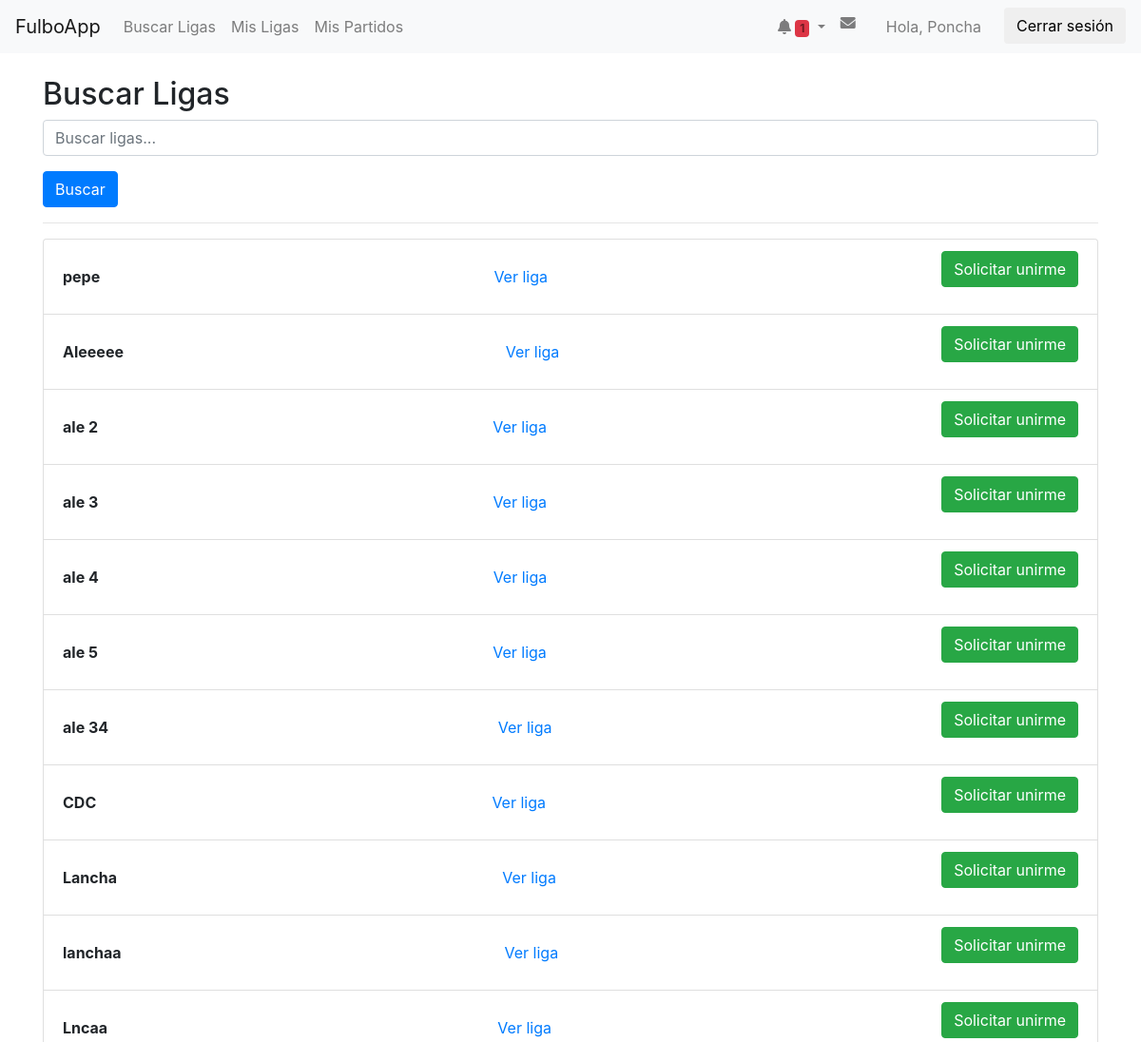
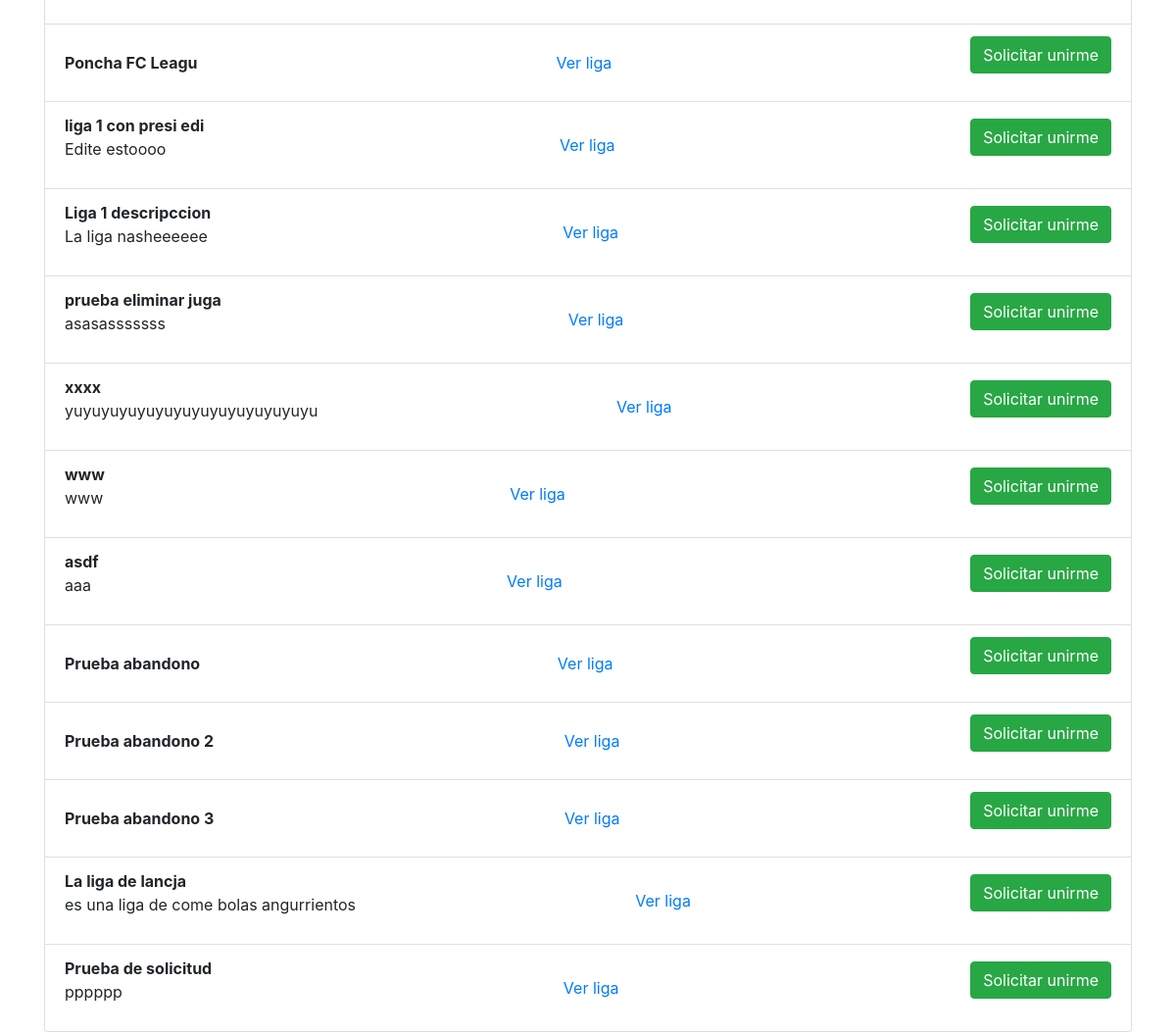
Page /AppFulbo/ligas/buscar_ligas/ (signed in) on the earlier database version (2 pictures, top to bottom).
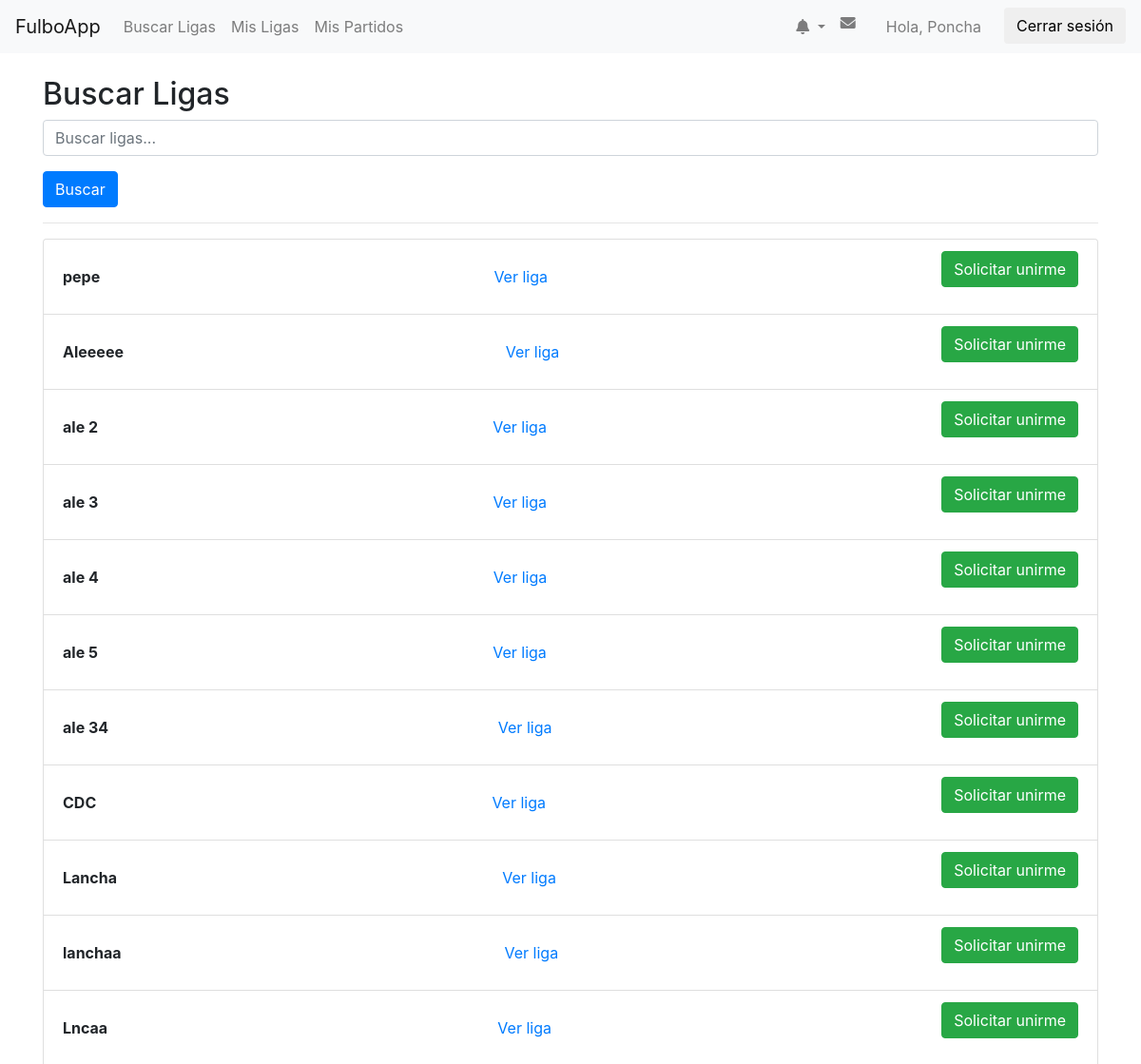
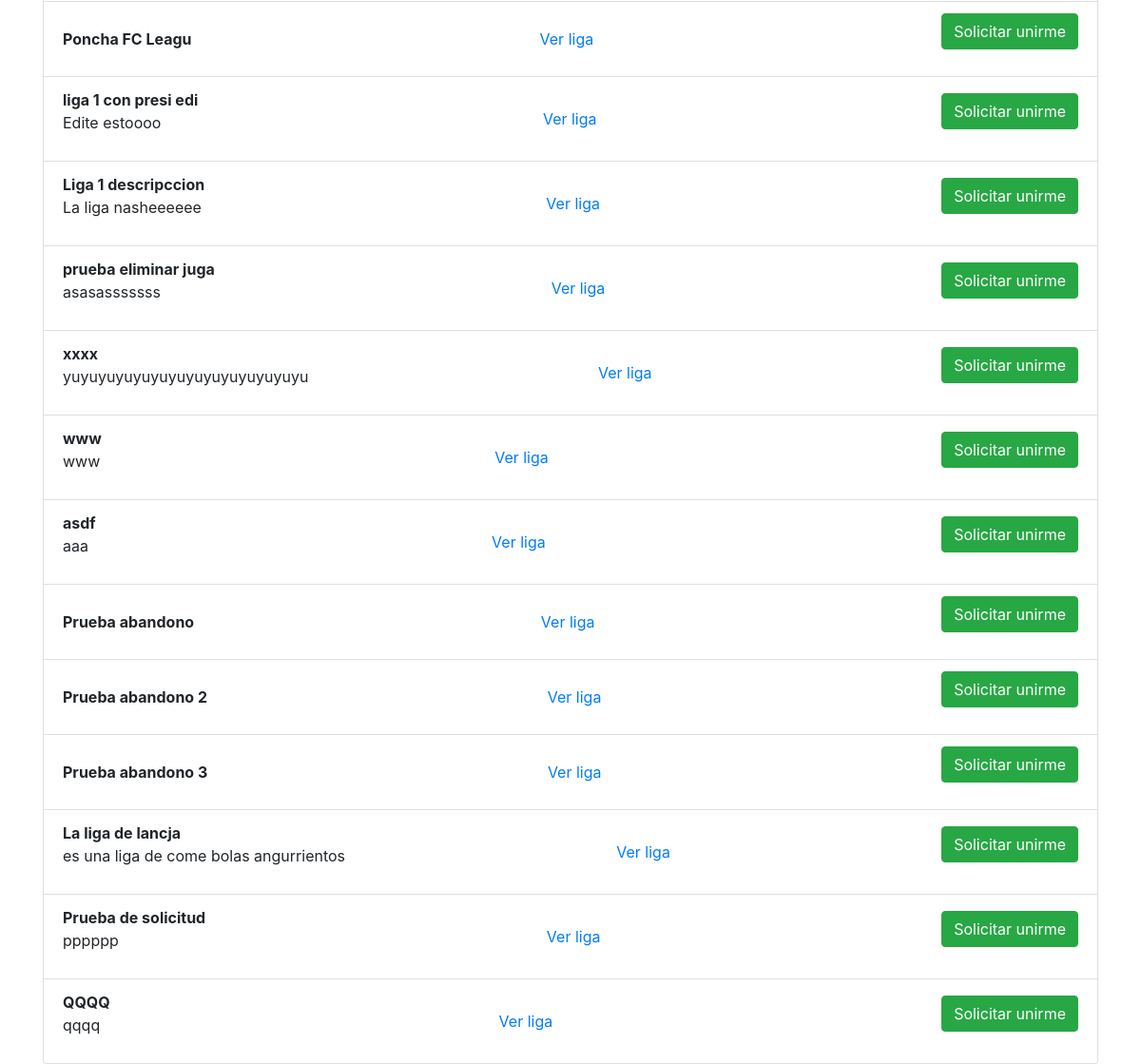
Same page on the later database version (2 pictures, top to bottom).
### AppFulbo/models.py (models this page shows, shortened)
class Liga(models.Model):
    nombre_liga = models.CharField(max_length=20, unique=True)
    descripcion = models.TextField(blank=True, null=True)
    presidentes = models.ManyToManyField(User, related_name="ligas_presididas")  # Relación ManyToMany con los presidentes
    super_presidente = models.ForeignKey(
         settings.AUTH_USER_MODEL,
         on_delete=models.SET_NULL,
         null=True,
         blank=True,
         related_name="ligas_super_presididas",
         help_text="El super presidente de la liga, con privilegios especiales."
     )

### AppFulbo/views.py (the view)
# urls.py: path('ligas/buscar_ligas/', views.buscar_ligas, name='buscar_ligas'),
@login_required
def buscar_ligas(request):
    if request.method == 'POST':
        liga_id = request.POST.get('liga_id')
        liga_elegida = get_object_or_404(Liga, id=liga_id)
        mi_jugador = liga_elegida.jugadores.filter(usuario=request.user).first()
        if mi_jugador:
            messages.success(request, f"Ya estas en esta liga.")
        else:
            if not SolicitudUnionLiga.objects.filter(usuario=request.user, liga=liga_elegida).exists():
                SolicitudUnionLiga.objects.create(usuario=request.user, liga=liga_elegida)
                messages.success(request, "Solicitud enviada.")
            else:
                messages.info(request, "Ya has solicitado unirte a esta liga.")
        return redirect('ver_liga', liga_id=liga_elegida.id)
    else:
        query = request.GET.get('q', '')
        if query:
            ligas = Liga.objects.filter(nombre_liga__icontains=query)
        else:
            ligas = Liga.objects.all()
        context = {
            'ligas': ligas,
            'query': query,
        }
        return render(request, 'AppFulbo/buscar_ligas.html', context)

### AppFulbo/context_processors.py (called while the page is built)
def notificaciones_context(request):
    if request.user.is_authenticated:
        notificaciones_no_leidas = Notificacion.objects.filter(usuario=request.user, leido=False).count()
    else:
        notificaciones_no_leidas = 0
    return {
        'notificaciones_no_leidas': notificaciones_no_leidas,
    }

### AppFulbo/templates/AppFulbo/buscar_ligas.html (shortened to what this page needs)
{% extends 'AppFulbo/base.html' %}
{% block content %}
<h2>Buscar Ligas</h2>
<form method="get" action="{% url 'buscar_ligas' %}">
    <div class="form-group">
        <input type="text" name="q" class="form-control" placeholder="Buscar ligas..." value="{{ query }}">
    </div>
    <button type="submit" class="btn btn-primary">Buscar</button>
</form>
<hr>
{% if ligas %}
    <ul class="list-group">
        {% for liga in ligas %}
            <li class="list-group-item d-flex justify-content-between align-items-center">
                <div>
                    <strong>{{ liga.nombre_liga }}</strong>
                    {% if liga.descripcion %}
                        <p>{{ liga.descripcion }}</p>
                    {% endif %}
                </div>
                <td><a href="{% url 'ver_liga' liga.id %}">Ver liga</a></td>
                <td>
                <form method="post" style="display:inline;">
                    <button type="submit" class="btn btn-success">Solicitar unirme </button>
                </form>
                </td>
            </li>
        {% endfor %}
    </ul>
{% else %}
    <p>No se encontraron ligas.</p>
{% endif %}
{% endblock %}

### AppFulbo/templates/AppFulbo/base.html (shortened to what this page needs)
{% load static %}
<html lang="es">
<head>
    <link rel="stylesheet" href="https://cdnjs.cloudflare.com/ajax/libs/font-awesome/6.0.0-beta3/css/all.min.css"
 />
    <link rel="stylesheet" href="https://maxcdn.bootstrapcdn.com/bootstrap/4.0.0/css/bootstrap.min.css">
</head>
<body>
    <nav class="navbar navbar-expand-lg navbar-light bg-light">
        <a class="navbar-brand" href="{% url 'inicio' %}">FulboApp</a>
        <div class="collapse navbar-collapse">
            <ul class="navbar-nav mr-auto">
                <li class="nav-item">
                    <li class="nav-item">
                        <a class="nav-link" href="{% url 'buscar_ligas' %}">Buscar Ligas</a>
                    </li>
                    <a class="nav-link" href="{% url 'mis_ligas' %}">Mis Ligas</a>
                </li>
                <li class="nav-item">
                    <a class="nav-link" href="{% url 'mis_partidos' %}">Mis Partidos</a>
                </li>
            </ul>
            <ul class="navbar-nav">
                {% if user.is_authenticated %}
                <li class="nav-item dropdown">
                    <a id="notificationDropdown" class="nav-link dropdown-toggle" href="#" role="button" data-bs-toggle="dropdown" aria-expanded="false">
                        <i class="fa-solid fa-bell"></i>
                        {% if notificaciones_no_leidas > 0 %}
                            <span class="badge bg-danger">{{ notificaciones_no_leidas }}</span>
                        {% endif %}
                    </a>
                </li>
                <li class="nav-item mr-3">
                    <a class="nav-link" href="{% url 'inbox' %}"><i class="fa-solid fa-envelope"></i> </a>
                </li>
                <li class="nav-item mr-3">
                    <a class="nav-link" href="{% url 'mi_perfil' %}">Hola, {{ user.username }}</a>
                </li>
                <li class="nav-item">
                    <form action="{% url 'logout' %}" method="post" class="d-inline">
                        <button type="submit" class="btn btn-logout">Cerrar sesión</button>
                    </form>
                </li>
                {% else %}
                    <li class="nav-item">
                        <a class="nav-link" href="{% url 'login' %}">Iniciar sesión</a>
                    </li>
                {% endif %}
            </ul>
        </div>
    </nav>
    <div class="container mt-4">
        {% block content %}{% endblock %}
    </div>
</body>
</html>

Differences in the rows shown:
added Liga: nombre_liga "QQQQ", descripcion "qqqq"
Other differences:
{{ notificaciones_no_leidas }}: "1" → (not shown)
